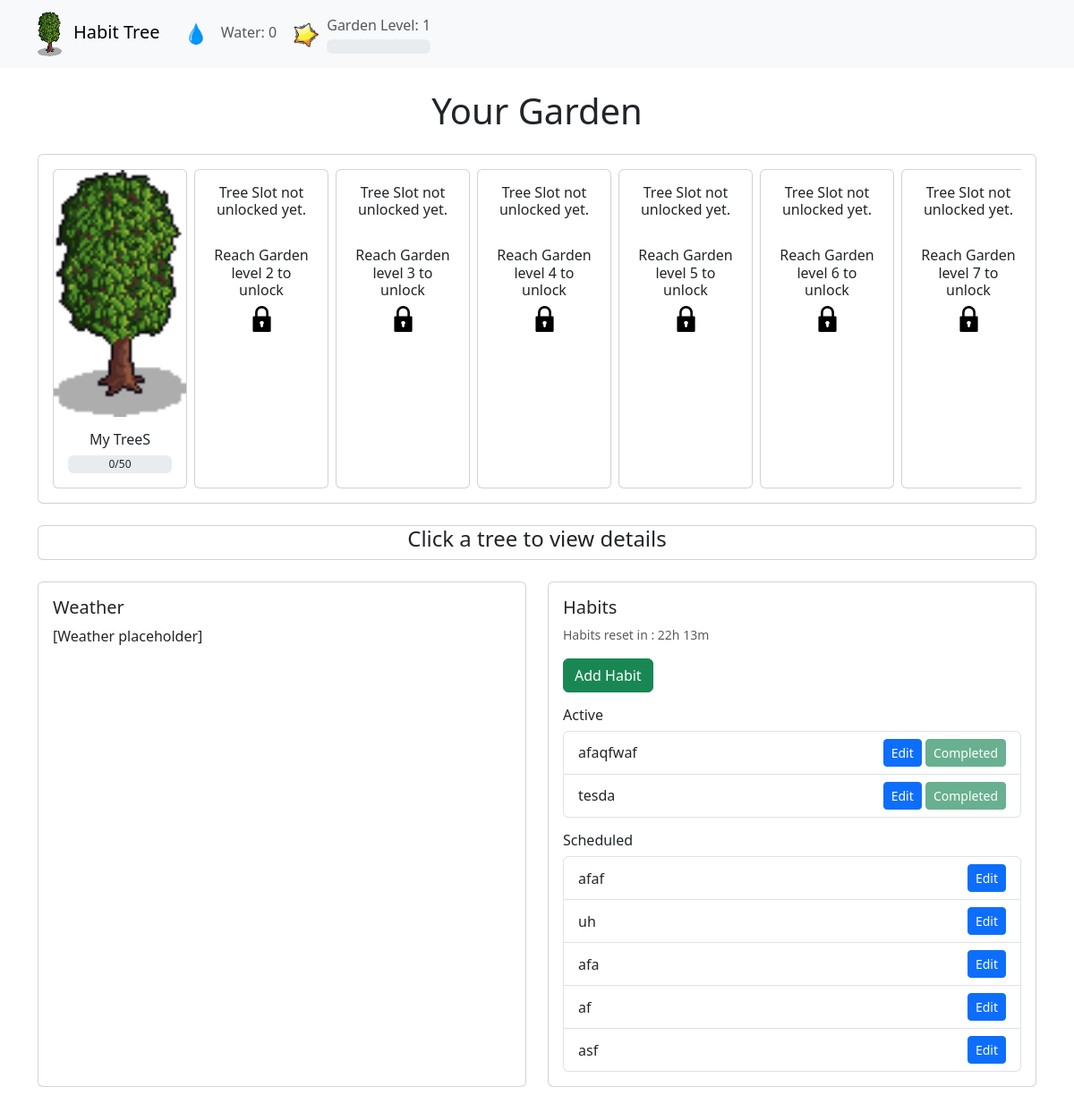
Before: / with the older database file.
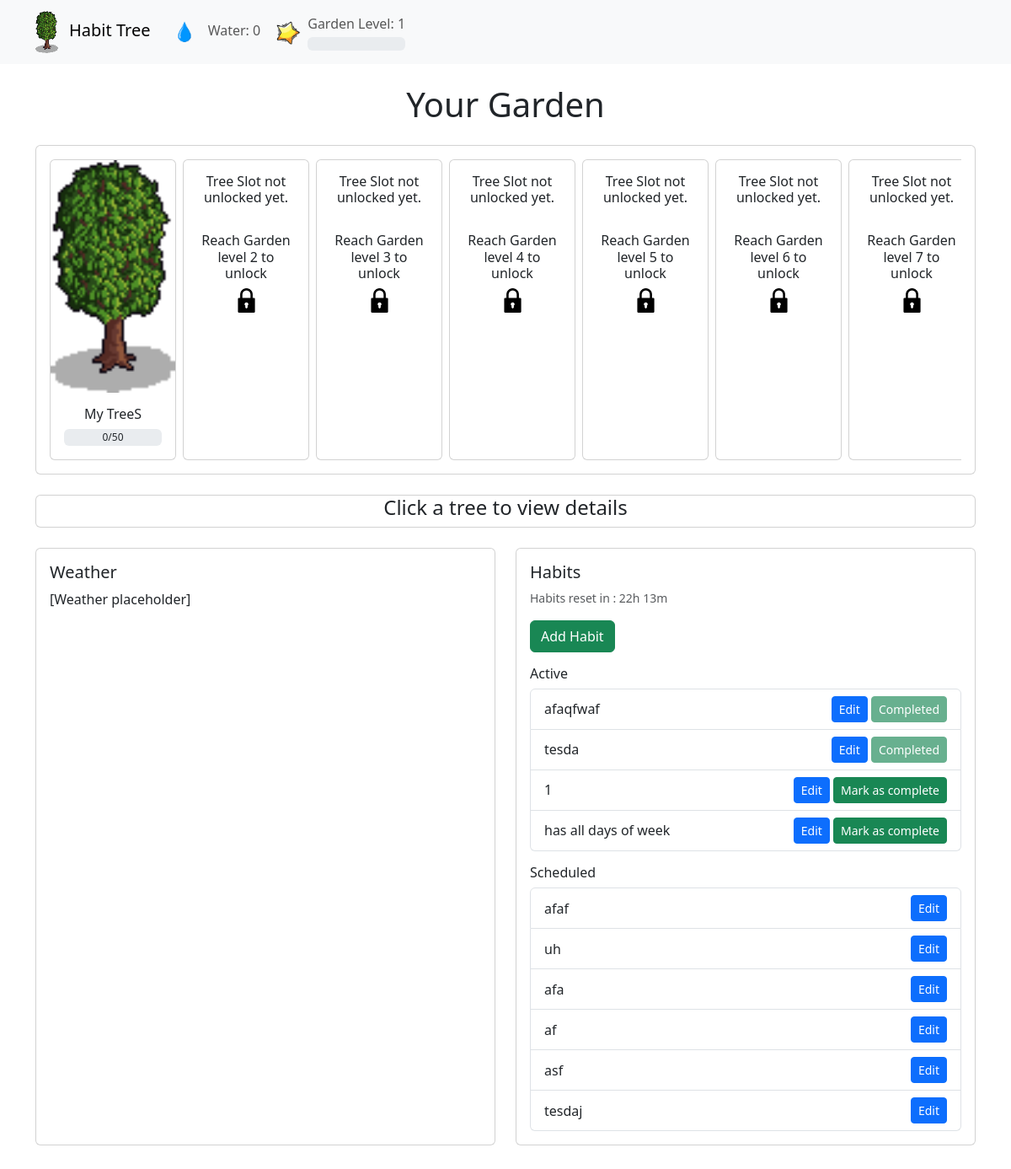
After: the same page with the newer database file.
### tables this page shows
CREATE TABLE Trees (
            Name TEXT,
            Creation_Date TEXT,
            Stage INTEGER,
            Water INTEGER,
            Water_Required INTEGER
        );

CREATE TABLE Habits (
            Name TEXT PRIMARY KEY,
            Creation_Date TEXT,
            Priority INTEGER,
            Days_Of_The_Week TEXT,
            Completed BOOLEAN
        );

### app/app.py (the view)
@app.route("/")
def index():
    db = get_db()
    cursor = db.cursor()
    cursor.execute("SELECT * FROM Trees ORDER BY Creation_Date LIMIT 10")
    trees_data = cursor.fetchall()
    cursor.execute("SELECT * FROM Habits")
    habits_data = cursor.fetchall()
    cursor.execute("SELECT Level FROM Garden LIMIT 1")
    garden_row = cursor.fetchone()
    garden_level = garden_row[0] if garden_row else 1
    cursor.execute("SELECT Water FROM Garden LIMIT 1")
    garden_row = cursor.fetchone()
    garden_water = garden_row[0] if garden_row else 1
    cursor.execute("SELECT Experience FROM Garden LIMIT 1")
    garden_row = cursor.fetchone()
    garden_experience = garden_row[0] if garden_row else 1
    cursor.execute("SELECT Experience_Required FROM Garden LIMIT 1")
    garden_row = cursor.fetchone()
    garden_experience_required = garden_row[0] if garden_row else 1
    trees = []
    for i in range(10):
        required_level = TREE_REQUIREMENTS[i]
        if garden_level >= required_level:
            if i < len(trees_data):
                tree_row = trees_data[i]
                trees.append({
                    "unlocked": True,
                    "planted": True,
                    "name": tree_row[0],
                    "stage": tree_row[2],
                    "water": tree_row[3],
                    "water_required": tree_row[4],
                    "required_level": required_level
                })
            else:
                trees.append({
                    "unlocked": True,
                    "planted": False,
                    "required_level": required_level
                })
        else:
            trees.append({
                "unlocked": False,
                "planted": False,
                "required_level": required_level
            })
    current_day = datetime.datetime.now().strftime("%A")
    active_habits = []
    scheduled_habits = []
    for habit in habits_data:
        days_list = [day.strip() for day in habit[3].split(',')]
        habit_dict = {
            "name": habit[0],
            "creation_date": habit[1],
            "priority": habit[2],
            "days": habit[3],
            "completed": habit[4]
        }
        if current_day in days_list:
            active_habits.append(habit_dict)
        else:
            scheduled_habits.append(habit_dict)
    return render_template("index.html",
                           trees=trees,
                           active_habits=active_habits,
                           scheduled_habits=scheduled_habits,
                           garden_level=garden_level,
                           garden_water=garden_water,
                           garden_experience=garden_experience,
                           garden_experience_required=garden_experience_required)

### app/app.py (called while the page is built)
def get_db():
    if 'db' not in g:
        g.db = sqlite3.connect(DATABASE)
    return g.db

### app/templates/index.html (shortened to what this page needs)
<!DOCTYPE html>
<html lang="en">
<head>
    <link href="https://cdn.jsdelivr.net/npm/bootstrap@5.3.0/dist/css/bootstrap.min.css" rel="stylesheet">
</head>
<body>
    <nav class="navbar navbar-expand-lg navbar-light bg-light">
        <div class="container">
            <a class="navbar-brand" href="">
                <img src="/static/tree_stage_6.png" class="me-2" style="height: 2.5em;">
                Habit Tree
            </a>
            <div class="collapse navbar-collapse" id="navbarNav">
                <ul class="navbar-nav">
                    <li class="nav-item">
                        <a class="nav-link">
                            <img src="/static/water_drop.png" class="me-2" style="height: 2em;">
                            Water: {{ garden_water }}
                        </a>
                    </li>
                </ul>
                <ul class="navbar-nav">
                    <li class="nav-item">
                        <a class="nav-link d-flex align-items-center">
                            <img src="/static/experience.png" class="me-2" style="height: 2em;">
                            <div class="d-flex flex-column">
                                <span class="mb-1">Garden Level: {{ garden_level }}</span>
                                <div class="progress">
                                </div>
                            </div>
            </div>
        </div>
    </nav>
    <div class="container my-4">
        <h1 class="mb-4 text-center">Your Garden</h1>
        <div class="card mb-4">
            <div class="card-body">
                <div class="overflow-auto">
                    <div class="d-flex">
                        {% for tree in trees %}
                        {% if tree.unlocked %}
                        {% if tree.planted %}
                        <div class="card me-2" style="min-width: 150px; cursor: pointer;" data-tree="true"
                            data-index="{{ loop.index0 }}" data-name="{{ tree.name }}" data-water="{{ tree.water }}"
                            data-stage="{{ tree.stage }}" data-water-required="{{ tree.water_required }}">
                            <img src="/static/tree_stage_6.png" class="card-img-top" alt="Tree Stage">
                            <div class="card-body text-center">
                                <h6 class="card-title mb-2">{{ tree.name }}</h6>
                                <div class="progress" style="height: 20px; position: relative;">
                                    <div
                                        style="position: absolute; top: 0; left: 0; width: 100%; height: 100%; display: flex; align-items: center; justify-content: center; pointer-events: none;">
                                        {{ tree.water }}/{{ tree.water_required }}
                                    </div>
                                </div>
                            </div>
                        </div>
                        {% endif %}
                        {% else %}
                        <div class="card me-2" style="min-width: 150px;">
                            <div class="card-body text-center">
                                <h6 class="card-title mb-2">Tree Slot not unlocked yet.</h6>
                                <br>
                                <h6 class="card-title mb-2">Reach Garden level {{ tree.required_level }} to unlock</h6>
                                <img src="/static/lock.png" class="card-img-top img-fluid w-25" alt="Locked">
                            </div>
                        </div>
                        {% endif %}
                        {% endfor %}
                    </div>
                </div>
            </div>
        </div>
        <div id="instruction" class="card mt-4 mb-4">
            <h4 class="text-center">Click a tree to view details</h4>
        </div>
        <div class="row">
            <div class="col-md-6 mb-4">
                <div class="card h-100">
                    <div class="card-body">
                        <h5 class="card-title">Weather</h5>
                        <p class="card-text">[Weather placeholder]</p>
                    </div>
                </div>
            </div>
            <div class="col-md-6 mb-4">
                <div class="card h-100">
                    <div class="card-body">
                        <h5 class="card-title">Habits</h5>
                        <small class="text-muted d-block mb-3">Habits reset in : 22h 13m</small>
                        <button type="button" class="btn btn-success mb-3" data-bs-toggle="modal"
                            data-bs-target="#habitModal" data-action="add">
                            Add Habit
                        </button>
                        <h6>Active</h6>
                        <div class="list-group mb-3">
                            {% for habit in active_habits %}
                            <div class="list-group-item d-flex justify-content-between align-items-center">
                                {{ habit.name }}
                                <div>
                                    <button type="button" class="btn btn-sm btn-primary" data-bs-toggle="modal"
                                        data-bs-target="#habitModal" data-action="edit" data-habit-id="{{ habit.id }}"
                                        data-habit-name="{{ habit.name }}" data-habit-priority="{{ habit.priority }}"
                                        data-habit-days="{{ habit.days }}">
                                        Edit
                                    </button>
                                    {% if not habit.completed %}
                                    <button type="button" class="btn btn-sm btn-success"
                                        onclick="completeHabit('{{ habit.name }}')">Mark as complete</button>
                                    {% else %}
                                    <button type="button" class="btn btn-sm btn-success" disabled>Completed</button>
                                    {% endif %}
                                </div>
                            </div>
                            {% else %}
                            <div class="list-group-item">No active habits</div>
                            {% endfor %}
                        </div>
                        <h6>Scheduled</h6>
                        <div class="list-group">
                            {% for habit in scheduled_habits %}
                            <div class="list-group-item d-flex justify-content-between align-items-center">
                                {{ habit.name }}
                                <button type="button" class="btn btn-sm btn-primary" data-bs-toggle="modal"
                                    data-bs-target="#habitModal" data-action="edit" data-habit-id="{{ habit.id }}"
                                    data-habit-name="{{ habit.name }}" data-habit-priority="{{ habit.priority }}"
                                    data-habit-days="{{ habit.days | join(',') }}">
                                    Edit
                                </button>
                            </div>
                            {% else %}
                            <div class="list-group-item">No scheduled habits</div>
                            {% endfor %}
                        </div>
                    </div>
                </div>
            </div>
        </div>
</body>
</html>

Changed rows visible on the page:
added Habits: name "1", shown under "Active"
added Habits: name "has all days of week", shown under "Active"
added Habits: name "tesdaj", shown under "Scheduled"
